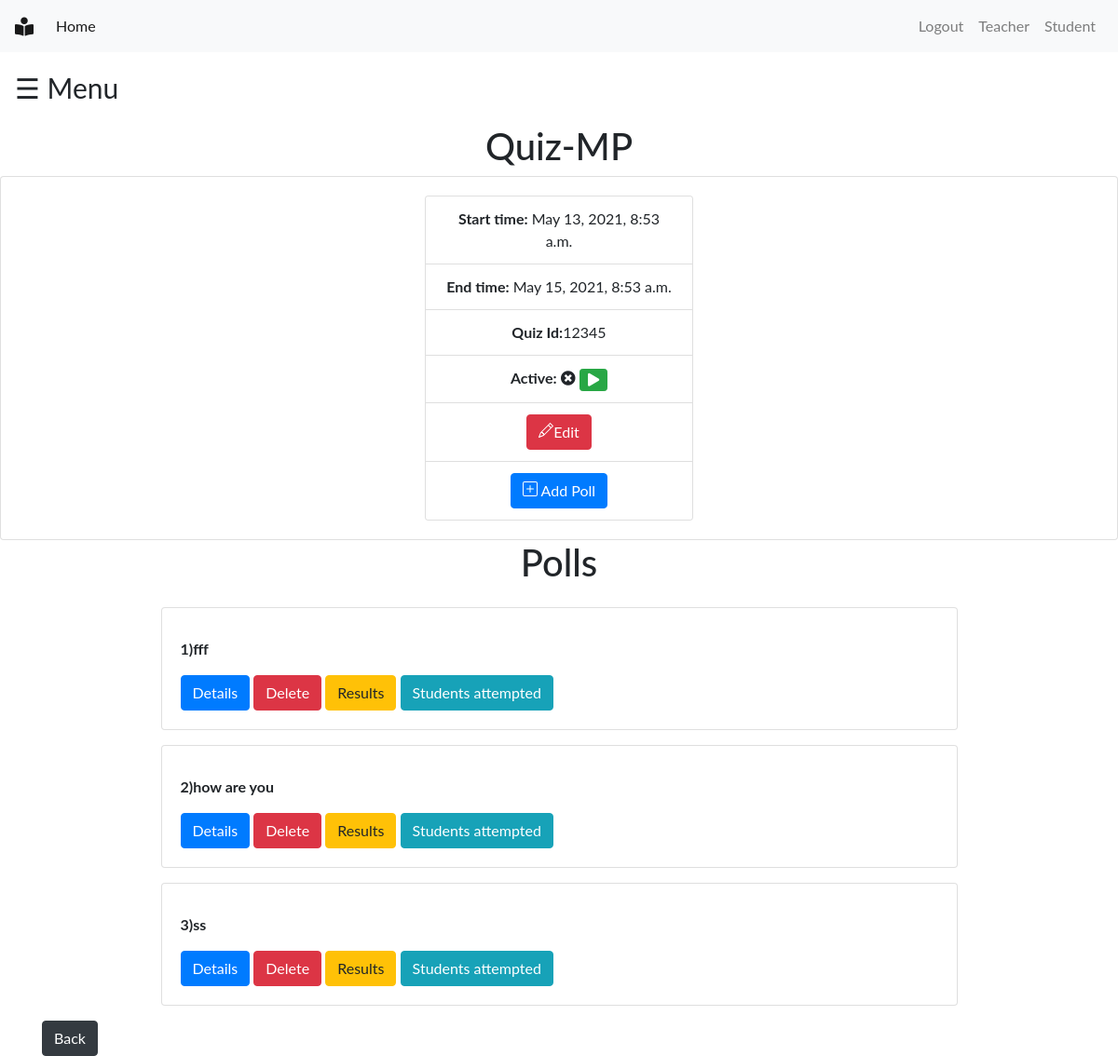
Page /polls/teacher/quiz/detail/1/ (signed in) on the committed database.
### polls/models.py (models this page shows, shortened)
class Quiz(models.Model):
    quiz_name = models.CharField(max_length=100)
    quiz_id = models.CharField(max_length=50)
    active = models.BooleanField(default=True)
    classroom = models.ForeignKey(Classroom, on_delete=models.CASCADE, null=True)
    teacher = models.ForeignKey(Teacher, on_delete=models.CASCADE)
    start_time = models.DateTimeField()
    end_time = models.DateTimeField()

class Poll(models.Model):
    quiz = models.ForeignKey(Quiz, on_delete=models.CASCADE)
    text = models.TextField()
    active = models.BooleanField(default=True)

### polls/views.py (the view)
# urls.py: path('teacher/quiz/detail/<int:quiz_pk>/', login_required(views.QuizDetailView.as_view()), name='quiz-detail'),
class QuizDetailView(View):
    template_name = 'teacher/quiz_detail.html'
    def get(self, request, quiz_pk):
        context = {}
        if id is not None:
            quiz_object = Quiz.objects.get(id=quiz_pk)
            question_list = Poll.objects.filter(quiz=quiz_object)
            context['object'] = quiz_object
            context['question_list'] = question_list
        return render(request, self.template_name, context)

### polls/templates/teacher/quiz_detail.html (shortened to what this page needs)
{% include 'base.html' %}
{% block content %}
{% include 'includes/sidebar.html' %}
<div class="container">
  <div class="row justify-content-center">
    <h1>Quiz-{{object.quiz_name}}</h1>
  </div>
</div>
<div class="card text-center">
  <div class="card-body">
      <div class="row justify-content-center">
        <div class="card" style="width: 18rem;">
        <ul class="list-group list-group-flush">
            <li class="list-group-item"><b>Start time:</b> {{ object.start_time}}</li>
            <li class="list-group-item"><b>End time:</b> {{ object.end_time }}</li>
            <li class="list-group-item"><b>Quiz Id:</b>{{ object.quiz_id }}</li>
            <li class="list-group-item"><b>Active:</b>
                {% if  object.active%}
                        <i class="fas fa-check-circle ml-2"></i>
                        <a href="{% url 'polls:end-quiz' object.id %}" class="btn  btn-sm btn-danger">
                            <i class="far fa-stop-circle float-right"></i>
                        </a>
                {% else %}
                        <i class="fas fa-times-circle"></i>
                        <a href="{% url 'polls:end-quiz' object.id %}" class="btn  btn-sm btn-success">
                        <i class="fas fa-play float-right"></i>
                        </a>
                    {% endif %}
                </li>
        <li class="list-group-item">
            <a href="{% url 'polls:quiz-update' object.id %}" class="btn btn-danger">
                Edit</a>
        </li>
            <li class="list-group-item">
                <a href="{% url 'polls:addPoll' object.id %}" class="btn btn-primary">
                Add Poll</a>
            </li>
      </ul>
    </div>
      </div>
  </div>
</div>
<div class="container">
  <div class="row justify-content-center">
    <h1>Polls</h1>
  </div>
</div>
<div class="container">
	<div class="row justify-content-center">
        {% for question in question_list %}
    <div class="card w-75 mt-3">
  <div class="card-body">
      <p class="card-text"><b>{{ forloop.counter }}){{ question.text }}
      </b></p>
    <a href="{% url 'polls:detail' poll_id=question.id quiz_pk=object.id %}" class="btn btn-primary">Details</a>
    <a href="{% url 'polls:delete_poll' poll_id=question.id quiz_pk=object.id %}" class="btn btn-danger">Delete</a>
    <a href="{% url 'polls:teacher-resultsdata' poll_id=question.id quiz_pk=object.id %}" class="btn btn-warning">Results</a>
    <a href="{% url 'polls:students-attempted' poll_id=question.id quiz_pk=object.id %}" class="btn btn-info">Students attempted</a>
  </div>
</div>
        <br><br>
        <br>
        {% endfor %}
</div>
                <a class="btn btn-dark mt-3" href="{% url 'polls:quiz-list' %}" role="button">Back</a>
</div>
{% endblock%}

### static/css/sidebar1.css (style rules this page uses)
body { font-family: "Lato", sans-serif; }

### rows in the picture
Quiz: quiz_name "MP", start_time "May 13, 2021, 8:53 a.m.", end_time "May 15, 2021, 8:53 a.m.", quiz_id "12345"
Poll: text "fff"
Poll: text "how are you"
Poll: text "ss"
